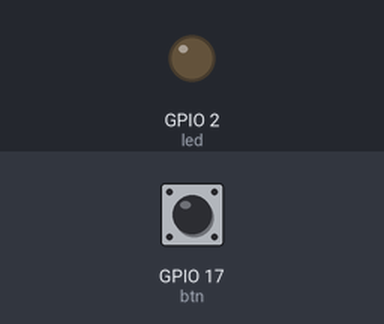
A sketch run on a simulated ESP32. On the bench: output pins drawn as LEDs (lit = HIGH). The inputs (shaded band) are chosen by the test bench; at power-on: GPIO 17 (btn) LOW.

Above: at 1.2 s.
1.3 s: GPIO 17 (btn) pulled HIGH for 0.15 s
At 1.37 s:
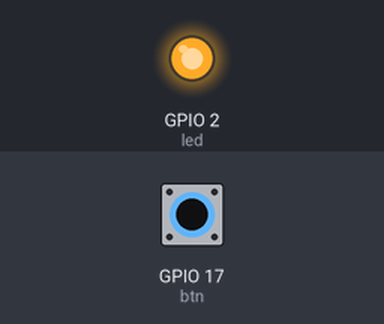
2.9 s: GPIO 17 (btn) pulled HIGH for 3.2 s
At 7.1 s:
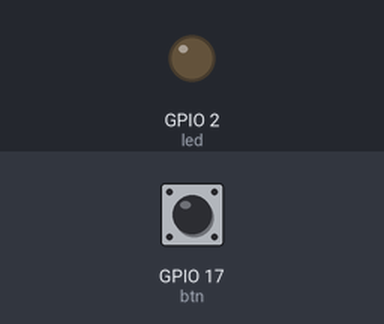
Timing chart, 0 to 8.6 s (numbered marks = the images above; inputs shaded):
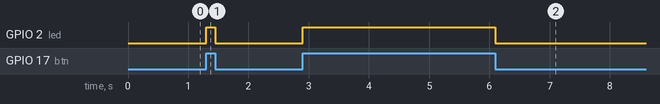

The sketch:

esp32_1buttonshield.ino
```cpp
const int btn = 17;

const int led = BUILTIN_LED;

void setup() {
  pinMode(btn, INPUT);
  pinMode(led, OUTPUT);
  digitalWrite(led, LOW);
}

void loop() {
    digitalWrite(led, digitalRead(btn));
}
```

Measured:
- after the input at 1.3 s, GPIO 2 (led): LOW → HIGH at once, → LOW 0.15 s later
- after the input at 2.9 s, GPIO 2 (led): LOW → HIGH at once, → LOW 3.2 s later
